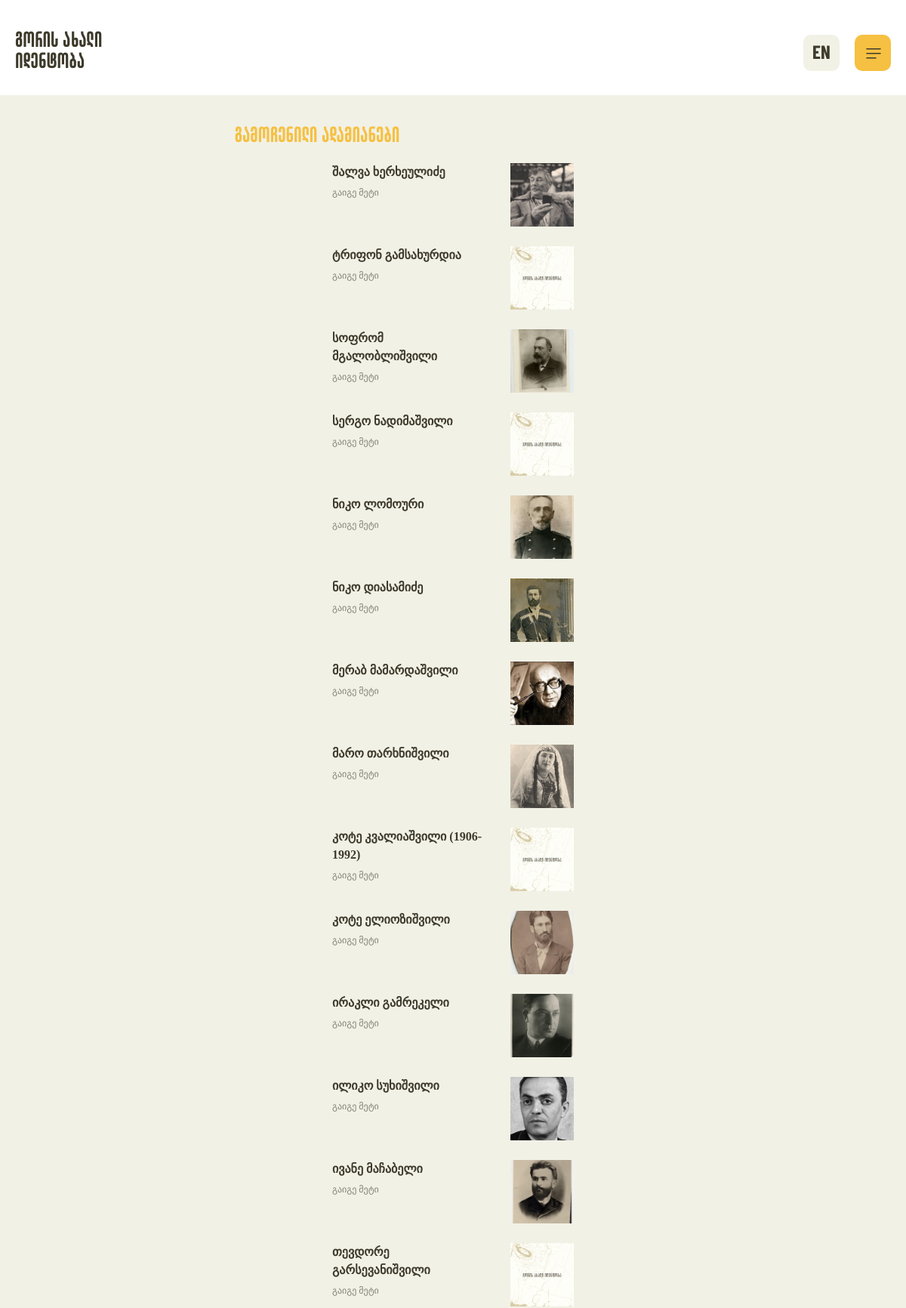
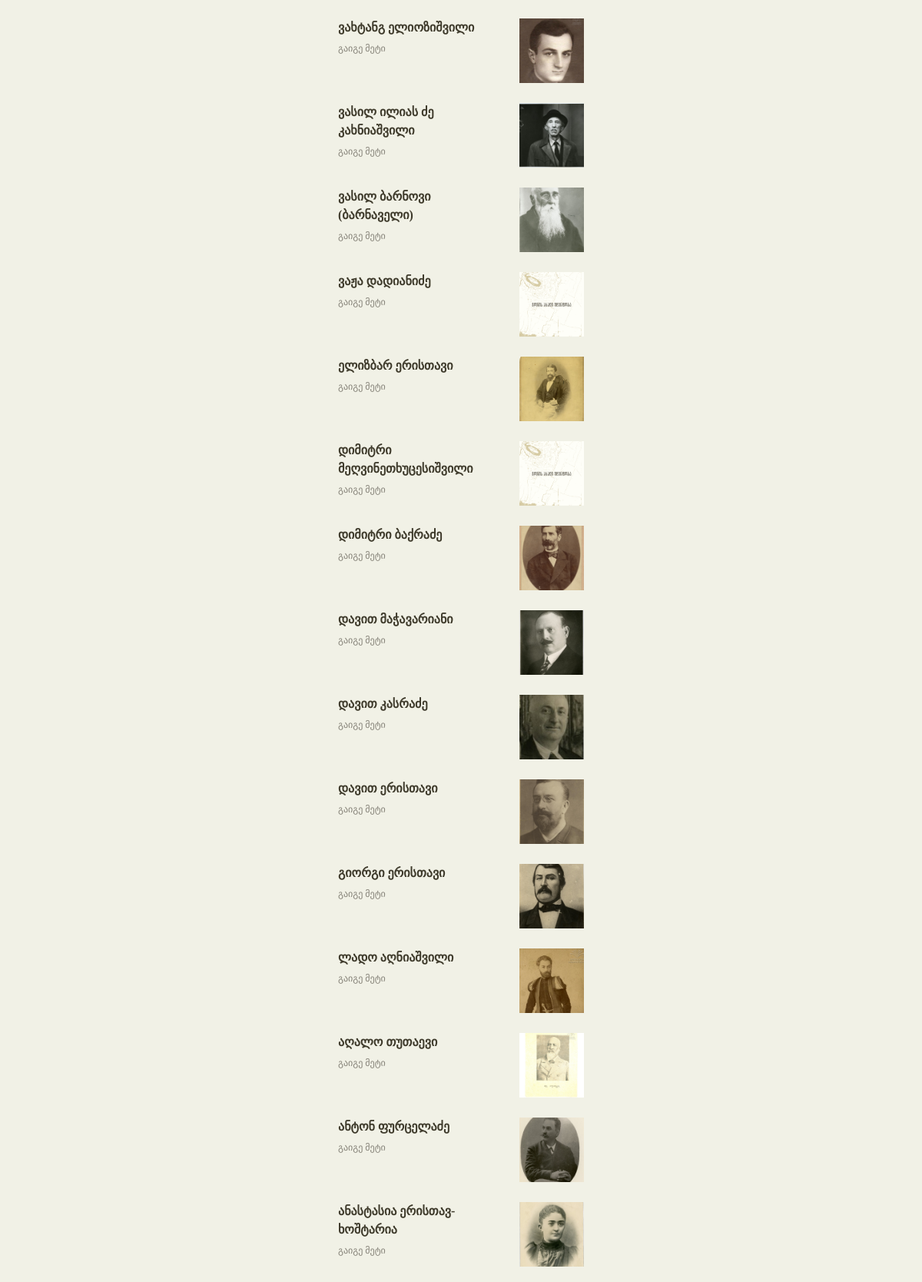
The app's page /humans/ka/ (upper part) with its own data (2 pictures, top to bottom).
### transl/models.py (models this page shows, shortened)
class MultilanguageTextAbstract(models.Model):
    text_en = models.CharField(default='', max_length=120)
    text_ka = models.CharField(default='', max_length=120)
    slug = models.SlugField(null=True, blank=True, max_length=40,
        default='transl_slug')
    def __str__(self):
        lang = get_language()
        if not lang:
            lang = 'en'
        current_lang_fieldname = f'text_{lang[:2]}'
        try:
            return getattr(self, current_lang_fieldname)
        except:
            return self.text_en
    class Meta:
        abstract = True

class MultilanguageText(MultilanguageTextAbstract):
    pass

class MultilanguageTextField(MultilanguageTextAbstract):
    text_en = models.TextField(default='',)
    text_ka = models.TextField(default='',)

### gori/models.py (models this page shows, shortened)
class Human(models.Model):
    post_title =  models.ForeignKey(MultilanguageTextField, on_delete=models.CASCADE, related_name='humans', null=True)
    post_text =  models.ForeignKey(MultilanguageTextField, on_delete=models.CASCADE, related_name='huamnstext', null=True)
    post_image_description =  models.ForeignKey(MultilanguageTextField, on_delete=models.CASCADE, related_name='humanimgdescription', null=True, blank=True)
    post_img = models.ImageField(upload_to = "humansimg", null=True, blank=True, default='humansimg/default.png')
    post_cover_img = models.ImageField(upload_to = "humanscoverimg", null=True, blank=True, default='None')

### gori/views.py (the view)
# urls.py: path('humans/<lang:lang>/', humans, name='humans'),
def humans(request, lang):
	allpost = Human.objects.all()
	all_post = []
	for i in allpost:
		all_post.insert(0, i)
	return render(request, 'humans.html', {'lang':lang, 'humans':all_post})

### gorimaps/converters.py (called while the page is built)
    def to_python(self, value):
        activate(value)
        return value

    def to_url(self, value):
        return value

### transl/templatetags/transl_extras.py (called while the page is built)
@register.simple_tag
def t(tslug):
    try:
        tobj = MultilanguageTextField.objects.get(slug=tslug)
        return tobj.__str__()
    except:
        try:
            tobj = MultilanguageText.objects.get(slug=tslug)
            return tobj.__str__()
        except:
            return ''

### gori/templates/humans.html (shortened to what this page needs)
{% extends "base.html" %}
{% load static %}
{% block content %}
{% load transl_extras %}
<head>
	<link rel="stylesheet" href="{% static '/css/humans.css' %}">
	<link rel="stylesheet" href="{% static '/css/aboutproject.css' %}">
</head>
<center>
<div class="humans_mobile">
	<span class="humans_mobile_header">{% t 'ppeople' %}</span>
	{% for human in humans %}
	<a href="{% url 'humans_detail' lang=lang id=human.id %}">
	<div class="humans_mobile_posts">
		<span class="humans_mobile_post_header">{{human.post_title}}</span>
	{% if human.post_cover_img != 'None' %}
	<img src="{% static human.post_cover_img %}" class="humans_post_img_mobile">
	{% else %}
	<img src="{% static human.post_img %}" class="humans_post_img_mobile">
	{% endif %}
		<span class="get_more_mobile_post">{% t 'learnmore' %}</span>
	</div>
	</a>
	{% endfor %}
</div>
</center>
<br><br><br><br><br>
{% endblock %}

### templates/parts/navbar.html (shortened to what this page needs)
{% load static %}
{% load i18n %}
{% load transl_extras %}
<nav class="navbar">
    <link rel="stylesheet" href="{% static '/css/navbar.css' %}">
    {% if lang == 'ka' %}
    <a class="navheader" href="{% url 'index_page' lang=lang %}">{% t "new_identity_of_gori" %}</a>
    {% else %}
    <a class="navheaderen" href="{% url 'index_page' lang=lang %}">{% t "new_identity_of_gori" %}</a>
    {% endif %}
    <div class="menu" onclick="openNav()">
    <img class="iconmenu" src="{% static '/icons/Iconmenu.svg' %}"></div>
<div class="map">
  {% if lang == 'ka' %}
  <center>
    <a href="../en" style="color: #3E3A2B; text-decoration: none; font-family:BarlowCondensedBold; font-size: 25px; margin-top: 7px; display:inline-block;">EN</a></center>
  {% else %}
  <center>
    <a href="../ka" style="color: #3E3A2B; text-decoration: none; font-family:BarlowCondensedBold; font-size: 25px; margin-top: 7px; display:inline-block;">KA</a></center>
  {% endif %}
</div>
</nav>

### static/css/style.css (style rules this page uses)
body { background: #F1F1E6; overflow-x: hidden !important; margin: 0; padding: 0; }
html, body { max-width: 100%; overflow-x: hidden; }

### static/css/navbar.css (style rules this page uses)
.navbar { position: block; width: 100%; height: 140px; border: red; background: white; }
.navheader { position: block !important; display: inline-block; width: 247px; height: 28px; margin-top: 56px; font-family: 'LGVAnastasia'; font-style: normal; font-weight: 400; font-size: 44px; line-height: 28px; text-decoration: none; color: #3E3A2B; }
.map { display: none; }
.menu { display: none; }
.iconmenu { position: block; display: inline-block; margin-top: 17px; margin-left: 15px; }
@media only screen and (max-width: 1295px) { ::placeholder { font-family: 'FiraGO'; font-style: normal; font-weight: 400; font-size: 16px; line-height: 24px; color: #FEFEF8; } }
@media only screen and (max-width: 1295px) { .navbar { position: block; width: 100%; height: 126px; } }
@media only screen and (max-width: 1295px) { .navheader { position: block; width: 116px; display: inline-block; height: 56px; left: 0; right: 0; margin-top: 36px; margin-left: 20px; margin-right: auto; top: 20px; font-family: 'LGVAnastasia'; font-style: normal; font-weight: 400; font-size: 38px; line-height: 28px; color: #3E3A2B; } }
@media only screen and (max-width: 1295px) { .map { display: inline-block; position: block; width: 48px; height: 48px; float: right; margin-top: 46px; margin-right: 20px; background: #F1F1E6; border-radius: 10px; } }
@media only screen and (max-width: 1295px) { .menu { display: inline-block; margin-right: 20px; position: block; width: 48px; height: 48px; margin-top: 46px; float: right; background: #F6C042; border-radius: 10px; } }

### static/css/humans.css (style rules this page uses)
.humans_mobile { display: none; }
@media only screen and (max-width: 1296px) { .humans_mobile { display: block !important; } }
@media only screen and (max-width: 1296px) { .humans_mobile_header { font-family: 'LGVAnastasia'; font-style: normal; font-weight: 400; font-size: 38px; display: block; margin-right: 30%; margin-top: 36px; line-height: 28px; color: #F6C042; } }
@media only screen and (max-width: 1296px) { .humans_mobile_posts { width: 320px; height: 84px; margin-top: 26px; } }
@media only screen and (max-width: 1296px) { .humans_mobile_post_header { display: inline-block; float: left; text-align: left; font-family: 'FiraGO'; font-style: normal; font-weight: 600; font-size: 16px; line-height: 24px; width: 65%; color: #3E3A2B; } }
@media only screen and (max-width: 1296px) { .humans_post_img_mobile { object-fit: cover; width: 84px; height: 84px; float: right; } }
@media only screen and (max-width: 1296px) { .get_more_mobile_post { font-family: 'FiraGO'; font-style: normal; font-weight: 400; font-size: 12px; line-height: 21px; float: left; display: flex; margin-top: 5px; align-items: center; color: #848177; } }

### records on screen
MultilanguageText: text_ka "გორის ახალი იდენტობა"
MultilanguageText: text_ka "გამოჩენილი ადამიანები"
Human: post_title "შალვა ხერხეულიძე", post_img (picture)
MultilanguageText: text_ka "გაიგე მეტი"
Human: post_title "ტრიფონ გამსახურდია", post_img (placeholder picture)
Human: post_title "სოფრომ მგალობლიშვილი", post_img (picture)
Human: post_title "სერგო ნადიმაშვილი", post_img (placeholder picture)
Human: post_title "ნიკო ლომოური", post_img (picture)
Human: post_title "ნიკო დიასამიძე", post_cover_img (picture)
Human: post_title "მერაბ მამარდაშვილი", post_img (picture)
Human: post_title "მარო თარხნიშვილი", post_cover_img (picture)
Human: post_title "კოტე კვალიაშვილი (1906-1992)", post_img (placeholder picture)
Human: post_title "კოტე ელიოზიშვილი", post_img (picture)
Human: post_title "ირაკლი გამრეკელი", post_img (picture)
Human: post_title "ილიკო სუხიშვილი", post_cover_img (picture)
Human: post_title "ივანე მაჩაბელი", post_cover_img (picture)
Human: post_title "თევდორე გარსევანიშვილი", post_img (placeholder picture)
Human: post_title "ვახტანგ ელიოზიშვილი", post_cover_img (picture)
Human: post_title "ვასილ ილიას ძე კახნიაშვილი", post_img (picture)
Human: post_title "ვასილ ბარნოვი (ბარნაველი)", post_img (picture)
Human: post_title "ვაჟა დადიანიძე", post_img (placeholder picture)
Human: post_title "ელიზბარ ერისთავი", post_img (picture)
Human: post_title "დიმიტრი მეღვინეთხუცესიშვილი", post_img (placeholder picture)
Human: post_title "დიმიტრი ბაქრაძე", post_img (picture)
Human: post_title "დავით მაჭავარიანი", post_img (picture)
Human: post_title "დავით კასრაძე", post_img (picture)
Human: post_title "დავით ერისთავი", post_img (picture)
Human: post_title "გიორგი ერისთავი", post_img (picture)
Human: post_title "ლადო აღნიაშვილი", post_cover_img (picture)
Human: post_title "აღალო თუთაევი", post_img (picture)
Human: post_title "ანტონ ფურცელაძე", post_img (picture)
Human: post_title "ანასტასია ერისთავ-ხოშტარია", post_img (picture)
